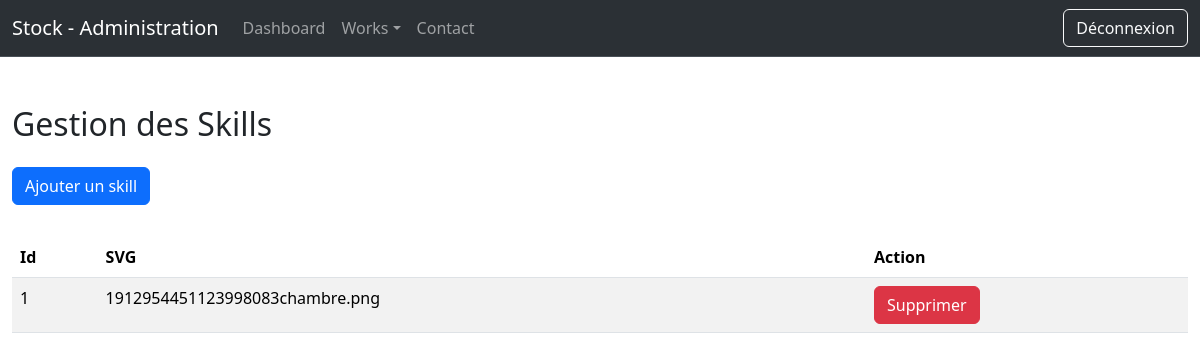
/admin/skills.php (signed in), run on an earlier commit of the app's database.
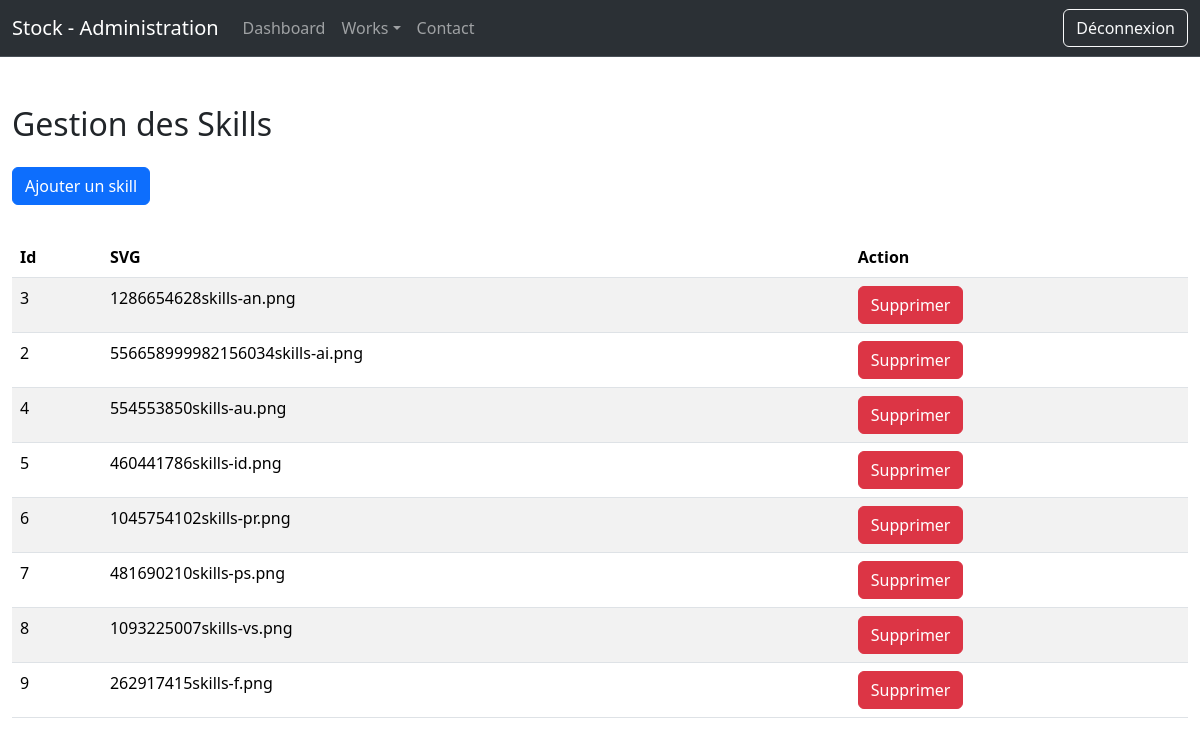
And on a later commit of the database.
### tables this page shows
CREATE TABLE IF NOT EXISTS `skills` (
  `id` int NOT NULL AUTO_INCREMENT,
  `svg` varchar(255) NOT NULL,
  PRIMARY KEY (`id`)
);

### admin/skills.php (the view, shortened to what this page needs)
<?php
    require "../connexion.php";
?>
<!DOCTYPE html>
<html lang="en">
<head>
    <link href="https://cdn.jsdelivr.net/npm/bootstrap@5.3.2/dist/css/bootstrap.min.css" rel="stylesheet">
</head>
<body>
    <?php
        include("partials/header.php");
    ?>
    <div class="container-fluid my-5">
     <h2>Gestion des Skills</h2>
     <a href="addSkills.php" class="btn btn-primary my-3">Ajouter un skill</a>
     <table class="table table-striped my-3">
        <thead>
            <tr>
                <th>Id</th>
                <th>SVG</th>
                <th>Action</th>
            </tr>
        </thead>
        <tbody>
            <?php
                $req = $bdd->query("SELECT * FROM skills");
                while($don = $req->fetch())
                {
                    echo "<tr>";
                        echo "<td>".$don['id']."</td>";
                        echo "<td>".$don['svg']."</td>";
                        echo "<td>";
                            echo "<a href='skills.php?delete=".$don['id']."' class='btn btn-danger'>Supprimer</a>";
                        echo "</td>";
                    echo "</tr>";
                }
            ?>
        </tbody>
     </table>
    </div>
</body>
</html>

### admin/partials/header.php (shortened to what this page needs)
<header>
<nav class="navbar navbar-expand-lg bg-body-tertiary bg-dark border-bottom border-body" data-bs-theme="dark">
    <div class="container-fluid">
        <a class="navbar-brand"  href="#">Stock - Administration</a>
        <div class="collapse navbar-collapse" id="navbarNav navbarNavDropdown">
            <ul class="navbar-nav">
                <li class="nav-item">
                    <a class="nav-link" aria-current="page" href="dashboard.php">Dashboard</a>
                </li>
                <li class="nav-item dropdown">
                     <a class="nav-link dropdown-toggle" href="#" role="button" data-bs-toggle="dropdown" aria-expanded="false">Works</a>
                </li>
                <li class="nav-item">
                    <a class="nav-link" href="contact.php">Contact</a>
                </li>
            </ul>
            <ul class="ms-auto navbar-nav">
                <li class="nav-item"><a class="btn btn-outline-light" href="dashboard.php?deco=ok">Déconnexion</a></li>
            </ul>
        </div>
    </div>
</nav>
</header>

What changed in the data, as far as the page shows it:
removed skills: id "1", svg "1912954451123998083chambre.png"
added skills: id "3", svg "1286654628skills-an.png"
added skills: id "2", svg "556658999982156034skills-ai.png"
added skills: id "4", svg "554553850skills-au.png"
added skills: id "5", svg "460441786skills-id.png"
added skills: id "6", svg "1045754102skills-pr.png"
added skills: id "7", svg "481690210skills-ps.png"
added skills: id "8", svg "1093225007skills-vs.png"
added skills: id "9", svg "262917415skills-f.png"
